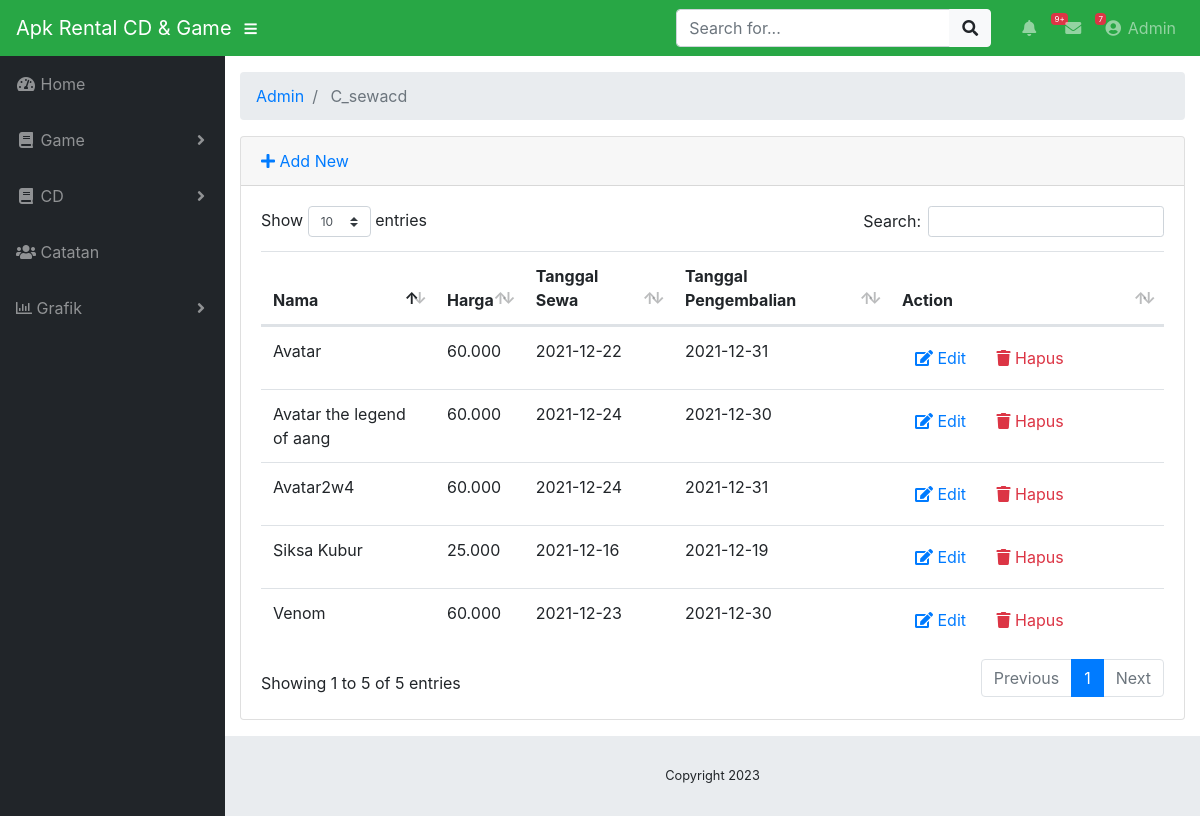
The app's page /index.php/admin/c_sewacd with its own data.
### tables this page shows
CREATE TABLE `tb_sewacd` (
  `id_sewacd` int(64) NOT NULL,
  `nama` varchar(255) NOT NULL,
  `harga` varchar(255) NOT NULL,
  `tgl_in` varchar(255) NOT NULL,
  `tgl_out` varchar(255) NOT NULL
);

### application/controllers/admin/C_sewacd.php (called while the page is built, shortened)
<?php defined('BASEPATH') or exit('NO direct script acces allowed');
class C_sewacd extends CI_Controller
{
    public function __construct()
    {
        $this->load->model("M_sewacd");
        $this->load->library('form_validation');
    }
    public function index()
    {
        $data["sewacd"] = $this->M_sewacd->getAll();
        $this->load->view("admin/sewa_cd/list", $data);
    }
}

### index.php (called while the page is built, shortened)
<?php
require_once BASEPATH.'core/CodeIgniter.php';

### application/models/M_sewacd.php (called while the page is built, shortened)
<?php defined('BASEPATH') OR exit('No direct script access allowed');
class M_sewacd extends CI_Model{
    private $_table = 'tb_sewacd';
    public function getAll(){
        return $this->db->get($this->_table)->result();
    }
}

### application/views/admin/sewa_cd/list.php (the view, shortened to what this page needs)
<!DOCTYPE html>
<html lang="en">
<head>
	<?php $this->load->view("admin/_partials/head.php") ?>
</head>
<body id="page-top">
	<?php $this->load->view("admin/_partials/navbar.php") ?>
	<div id="wrapper">
		<?php $this->load->view("admin/_partials/sidebar.php") ?>
		<div id="content-wrapper">
			<div class="container-fluid">
				<?php $this->load->view("admin/_partials/breadcrumb.php") ?>
				<div class="card mb-3">
					<div class="card-header">
						<a href="<?php echo site_url('admin/C_sewacd/tambah') ?>"><i class="fas fa-plus"></i> Add New</a>
					</div>
					<div class="card-body">
						<div class="table-responsive">
							<table class="table table-hover" id="dataTable" width="100%" cellspacing="0">
								<thead>
									<tr>
										<th>Nama</th>
										<th>Harga</th>
										<th>Tanggal Sewa</th>
                                        <th>Tanggal Pengembalian</th>
										<th>Action</th>
									</tr>
								</thead>
								<tbody>
									<?php foreach ($sewacd as $sewacd): ?>
									<tr>
										<td width="150">
											<?php echo $sewacd->nama ?>
										</td>
										<td>
											<?php echo $sewacd->harga ?>
										</td>
                                        <td>
											<?php echo $sewacd->tgl_in ?>
										</td>
                                        <td>
											<?php echo $sewacd->tgl_out ?>
										</td>
										<td width="250">
											<a href="<?php echo site_url('admin/C_sewacd/edit/'.$sewacd->id_sewacd) ?>"
											 class="btn btn-small"><i class="fas fa-edit"></i> Edit</a>
											<a onclick="deleteConfirm('<?php echo site_url('admin/C_cd/hapus/'.$sewacd->id_sewacd) ?>')"
											 href="#!" class="btn btn-small text-danger"><i class="fas fa-trash"></i> Hapus</a>
										</td>
									</tr>
									<?php endforeach; ?>
								</tbody>
							</table>
						</div>
					</div>
				</div>
			</div>
			<?php $this->load->view("admin/_partials/footer.php") ?>
		</div>
	</div>
</body>
</html>

### application/views/admin/_partials/head.php (shortened to what this page needs)
<link href="<?php echo base_url().'assets/bootstrap/css/bootstrap.min.css' ?>" rel="stylesheet">
<link href="<?php echo base_url('assets/fontawesome-free/css/all.min.css') ?>" rel="stylesheet" type="text/css">
<link href="<?php echo base_url('assets/datatables/dataTables.bootstrap4.css') ?>" rel="stylesheet">
<link href="<?php echo base_url('css/sb-admin.css') ?>" rel="stylesheet">

### application/views/admin/_partials/navbar.php (shortened to what this page needs)
<nav class="navbar navbar-expand navbar-dark bg-success static-top">
    <a class="navbar-brand mr-1" href="<?php echo site_url('admin') ?>">Apk Rental CD & Game</a>
    <button class="btn btn-link btn-sm text-white order-1 order-sm-0" id="sidebarToggle" href="#">
        <i class="fas fa-bars"></i>
    </button>
    <form class="d-none d-md-inline-block form-inline ml-auto mr-0 mr-md-3 my-2 my-md-0">
        <div class="input-group">
            <input type="text" class="form-control" placeholder="Search for..." aria-label="Search" aria-describedby="basic-addon2">
            <div class="input-group-append">
                <button class="btn btn-light" type="button">
                    <i class="fas fa-search"></i>
                </button>
            </div>
        </div>
    </form>
    <ul class="navbar-nav ml-auto ml-md-0">
        <li class="nav-item dropdown no-arrow mx-1">
            <a class="nav-link dropdown-toggle" href="#" id="alertsDropdown" role="button" data-toggle="dropdown" aria-haspopup="true"
                aria-expanded="false">
                <i class="fas fa-bell fa-fw"></i>
                <span class="badge badge-danger">9+</span>
            </a>
        </li>
        <li class="nav-item dropdown no-arrow mx-1">
            <a class="nav-link dropdown-toggle" href="#" id="messagesDropdown" role="button" data-toggle="dropdown" aria-haspopup="true"
                aria-expanded="false">
                <i class="fas fa-envelope fa-fw"></i>
                <span class="badge badge-danger">7</span>
            </a>
        </li>
        <li class="nav-item dropdown no-arrow">
            <a class="nav-link dropdown-toggle" href="#" id="userDropdown" role="button" data-toggle="dropdown" aria-haspopup="true"
                aria-expanded="false">
                <i class="fas fa-user-circle fa-fw"></i> Admin
            </a>
        </li>
    </ul>
</nav>

### application/views/admin/_partials/sidebar.php (shortened to what this page needs)
<ul class="sidebar navbar-nav">
    <li class="nav-item <?php echo $this->uri->segment(2) == '' ? 'active' : '' ?>">
        <a class="nav-link" href="<?php echo site_url('Home') ?>">
            <i class="fas fa-fw fa-tachometer-alt"></i>
            <span>Home</span>
        </a>
    </li>
    <li class="nav-item dropdown <?php echo $this->uri->segment(2) == 'products' ? 'active' : '' ?>">
        <a class="nav-link dropdown-toggle" href="#" id="pagesDropdown" role="button" data-toggle="dropdown" aria-haspopup="true" aria-expanded="false">
            <i class="fas fa-fw fa-book"></i>
            <span>Game</span>
        </a>
    </li>
    <li class="nav-item dropdown <?php echo $this->uri->segment(2) == 'products' ? 'active' : '' ?>">
        <a class="nav-link dropdown-toggle" href="#" id="pagesDropdown" role="button" data-toggle="dropdown" aria-haspopup="true" aria-expanded="false">
            <i class="fas fa-fw fa-book"></i>
            <span>CD</span>
        </a>
    </li>
    <li class="nav-item">
        <a class="nav-link" href="<?php echo site_url('admin/C_catatan') ?>">
            <i class="fas fa-fw fa-users"></i>
            <span>Catatan</span></a>
    </li>
    <li class="nav-item dropdown <?php echo $this->uri->segment(2) == 'products' ? 'active' : '' ?>">
        <a class="nav-link dropdown-toggle" href="#" id="pagesDropdown" role="button" data-toggle="dropdown" aria-haspopup="true" aria-expanded="false">
        <i class="far fa-chart-bar"></i>
            <span>Grafik</span>
        </a>
    </li>
</ul>

### application/views/admin/_partials/breadcrumb.php
<ol class="breadcrumb">
<?php foreach ($this->uri->segments as $segment): ?>
	<?php
		$url = substr($this->uri->uri_string, 0, strpos($this->uri->uri_string, $segment)) . $segment;
		$is_active =  $url == $this->uri->uri_string;
	?>
	<li class="breadcrumb-item <?php echo $is_active ? 'active': '' ?>">
		<?php if($is_active): ?>
			<?php echo ucfirst($segment) ?>
		<?php else: ?>
			<a href="<?php echo site_url($url) ?>"><?php echo ucfirst($segment) ?></a>
		<?php endif; ?>
	</li>
<?php endforeach; ?>
</ol>

### application/views/admin/_partials/footer.php
<footer class="sticky-footer">
  <div class="container my-auto">
    <div class="copyright text-center my-auto">
      <span>Copyright  <?php echo Date('Y') ?></span>
    </div>
  </div>
</footer>

### css/sb-admin.css (style rules this page uses)
html { position: relative; min-height: 100%; }
body { height: 100%; }
#wrapper { display: -webkit-box; display: -ms-flexbox; display: flex; }
#wrapper #content-wrapper { overflow-x: hidden; width: 100%; padding-top: 1rem; padding-bottom: 80px; }
.navbar-nav .nav-item.dropdown .dropdown-toggle::after { width: 1rem; text-align: center; float: right; vertical-align: 0; border: 0; font-weight: 900; content: '\f105'; font-family: 'Font Awesome 5 Free'; }
.navbar-nav .nav-item.dropdown.no-arrow .dropdown-toggle::after { display: none; }
.navbar-nav .nav-item .nav-link .badge { position: absolute; margin-left: 0.75rem; top: 0.3rem; font-weight: 400; font-size: 0.5rem; }
.sidebar { width: 90px !important; background-color: #212529; min-height: calc(100vh - 56px); }
.sidebar .nav-item:last-child { margin-bottom: 1rem; }
.sidebar .nav-item .nav-link { text-align: center; padding: 0.75rem 1rem; width: 90px; }
.sidebar .nav-item .nav-link span { font-size: 0.65rem; display: block; }
.sidebar .nav-item.dropdown .dropdown-toggle::after { display: none; }
.sidebar .nav-item .nav-link { color: rgba(255, 255, 255, 0.5); }
@media (min-width: 768px) { .sidebar { width: 225px !important; } }
@media (min-width: 768px) { .sidebar .nav-item .nav-link { display: block; width: 100%; text-align: left; padding: 1rem; width: 225px; } }
@media (min-width: 768px) { .sidebar .nav-item .nav-link span { font-size: 1rem; display: inline; } }
@media (min-width: 768px) { .sidebar .nav-item.dropdown .dropdown-toggle::after { display: block; } }
:root { --input-padding-x: 0.75rem; --input-padding-y: 0.75rem; }
footer.sticky-footer { display: -webkit-box; display: -ms-flexbox; display: flex; position: absolute; right: 0; bottom: 0; width: calc(100% - 90px); height: 80px; background-color: #e9ecef; }
footer.sticky-footer .copyright { line-height: 1; font-size: 0.8rem; }
@media (min-width: 768px) { footer.sticky-footer { width: calc(100% - 225px); } }

### records on screen
tb_sewacd: nama "Siksa Kubur", harga "25.000", tgl_in "2021-12-16", tgl_out "2021-12-19"
tb_sewacd: nama "Venom", harga "60.000", tgl_in "2021-12-23", tgl_out "2021-12-30"
tb_sewacd: nama "Avatar the legend of aang", harga "60.000", tgl_in "2021-12-24", tgl_out "2021-12-30"
tb_sewacd: nama "Avatar2w4", harga "60.000", tgl_in "2021-12-24", tgl_out "2021-12-31"
tb_sewacd: nama "Avatar", harga "60.000", tgl_in "2021-12-22", tgl_out "2021-12-31"

### other values on screen
$segment "Admin"
$segment "C_sewacd"
Date('Y') "2023"
